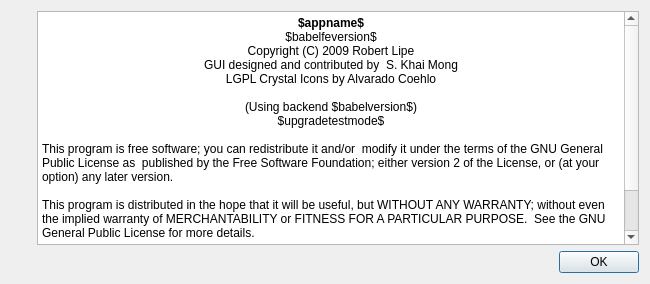
<?xml version="1.0" encoding="UTF-8"?>
<ui version="4.0">
 <class>AboutDlg</class>
 <widget class="QDialog" name="AboutDlg">
  <property name="geometry">
   <rect>
    <x>0</x>
    <y>0</y>
    <width>650</width>
    <height>284</height>
   </rect>
  </property>
  <property name="windowTitle">
   <string>About GPSBabel</string>
  </property>
  <layout class="QVBoxLayout" name="verticalLayout">
   <item>
    <layout class="QHBoxLayout" name="horizontalLayout">
     <item>
      <layout class="QGridLayout" name="gridLayout">
       <item row="0" column="0">
        <spacer name="verticalSpacer">
         <property name="orientation">
          <enum>Qt::Vertical</enum>
         </property>
         <property name="sizeHint" stdset="0">
          <size>
           <width>20</width>
           <height>40</height>
          </size>
         </property>
        </spacer>
       </item>
       <item row="1" column="0">
        <widget class="QLabel" name="label">
         <property name="maximumSize">
          <size>
           <width>100</width>
           <height>100</height>
          </size>
         </property>
         <property name="text">
          <string/>
         </property>
         <property name="pixmap">
          <pixmap resource="app.qrc">:/images/appicon.png</pixmap>
         </property>
         <property name="scaledContents">
          <bool>true</bool>
         </property>
        </widget>
       </item>
       <item row="2" column="0">
        <spacer name="verticalSpacer_2">
         <property name="orientation">
          <enum>Qt::Vertical</enum>
         </property>
         <property name="sizeHint" stdset="0">
          <size>
           <width>20</width>
           <height>40</height>
          </size>
         </property>
        </spacer>
       </item>
      </layout>
     </item>
     <item>
      <widget class="QTextEdit" name="textEdit">
       <property name="readOnly">
        <bool>true</bool>
       </property>
       <property name="html">
        <string>&lt;!DOCTYPE HTML PUBLIC &quot;-//W3C//DTD HTML 4.0//EN&quot; &quot;http://www.w3.org/TR/REC-html40/strict.dtd&quot;&gt;
&lt;html&gt;&lt;head&gt;&lt;meta name=&quot;qrichtext&quot; content=&quot;1&quot; /&gt;&lt;style type=&quot;text/css&quot;&gt;
p, li { white-space: pre-wrap; }
&lt;/style&gt;&lt;/head&gt;&lt;body style=&quot; font-family:'Lucida Grande'; font-size:13pt; font-weight:400; font-style:normal;&quot;&gt;
&lt;p align=&quot;center&quot; style=&quot; margin-top:0px; margin-bottom:0px; margin-left:0px; margin-right:0px; -qt-block-indent:0; text-indent:0px;&quot;&gt;&lt;span style=&quot; font-family:'DejaVu Sans'; font-size:9pt; font-weight:600;&quot;&gt;$appname$&lt;/span&gt;&lt;/p&gt;
&lt;p align=&quot;center&quot; style=&quot; margin-top:0px; margin-bottom:0px; margin-left:0px; margin-right:0px; -qt-block-indent:0; text-indent:0px;&quot;&gt;&lt;span style=&quot; font-family:'DejaVu Sans'; font-size:9pt;&quot;&gt;$babelfeversion$&lt;/span&gt;&lt;/p&gt;
&lt;p align=&quot;center&quot; style=&quot; margin-top:0px; margin-bottom:0px; margin-left:0px; margin-right:0px; -qt-block-indent:0; text-indent:0px;&quot;&gt;&lt;span style=&quot; font-family:'DejaVu Sans'; font-size:9pt;&quot;&gt;Copyright (C) 2009 Robert Lipe&lt;/span&gt;&lt;/p&gt;
&lt;p align=&quot;center&quot; style=&quot; margin-top:0px; margin-bottom:0px; margin-left:0px; margin-right:0px; -qt-block-indent:0; text-indent:0px;&quot;&gt;&lt;span style=&quot; font-family:'DejaVu Sans'; font-size:9pt;&quot;&gt;GUI designed and contributed by  S. Khai Mong&lt;/span&gt;&lt;/p&gt;
&lt;p align=&quot;center&quot; style=&quot; margin-top:0px; margin-bottom:0px; margin-left:0px; margin-right:0px; -qt-block-indent:0; text-indent:0px;&quot;&gt;&lt;span style=&quot; font-family:'DejaVu Sans'; font-size:9pt;&quot;&gt;LGPL Crystal Icons by Alvarado Coehlo&lt;/span&gt;&lt;/p&gt;
&lt;p align=&quot;center&quot; style=&quot;-qt-paragraph-type:empty; margin-top:0px; margin-bottom:0px; margin-left:0px; margin-right:0px; -qt-block-indent:0; text-indent:0px; font-family:'DejaVu Sans'; font-size:9pt;&quot;&gt;&lt;/p&gt;
&lt;p align=&quot;center&quot; style=&quot; margin-top:0px; margin-bottom:0px; margin-left:0px; margin-right:0px; -qt-block-indent:0; text-indent:0px;&quot;&gt;&lt;span style=&quot; font-family:'DejaVu Sans'; font-size:9pt;&quot;&gt;(Using backend $babelversion$)&lt;/span&gt;&lt;/p&gt;
&lt;p align=&quot;center&quot; style=&quot; margin-top:0px; margin-bottom:0px; margin-left:0px; margin-right:0px; -qt-block-indent:0; text-indent:0px;&quot;&gt;&lt;span style=&quot; font-family:'DejaVu Sans'; font-size:9pt;&quot;&gt;$upgradetestmode$&lt;/span&gt;&lt;/p&gt;
&lt;p align=&quot;center&quot; style=&quot;-qt-paragraph-type:empty; margin-top:0px; margin-bottom:0px; margin-left:0px; margin-right:0px; -qt-block-indent:0; text-indent:0px; font-family:'DejaVu Sans'; font-size:9pt;&quot;&gt;&lt;/p&gt;
&lt;p style=&quot; margin-top:0px; margin-bottom:0px; margin-left:0px; margin-right:0px; -qt-block-indent:0; text-indent:0px;&quot;&gt;&lt;span style=&quot; font-family:'DejaVu Sans'; font-size:9pt;&quot;&gt;This program is free software; you can redistribute it and/or  modify it under the terms of the GNU General Public License as  published by the Free Software Foundation; either version 2 of the License, or (at your option) any later version.&lt;/span&gt;&lt;/p&gt;
&lt;p style=&quot;-qt-paragraph-type:empty; margin-top:0px; margin-bottom:0px; margin-left:0px; margin-right:0px; -qt-block-indent:0; text-indent:0px; font-family:'DejaVu Sans'; font-size:9pt;&quot;&gt;&lt;/p&gt;
&lt;p style=&quot; margin-top:0px; margin-bottom:0px; margin-left:0px; margin-right:0px; -qt-block-indent:0; text-indent:0px;&quot;&gt;&lt;span style=&quot; font-family:'DejaVu Sans'; font-size:9pt;&quot;&gt;This program is distributed in the hope that it will be useful, but WITHOUT ANY WARRANTY; without even the implied warranty of MERCHANTABILITY or FITNESS FOR A PARTICULAR PURPOSE.  See the GNU General Public License for more details.&lt;/span&gt;&lt;/p&gt;
&lt;p style=&quot;-qt-paragraph-type:empty; margin-top:0px; margin-bottom:0px; margin-left:0px; margin-right:0px; -qt-block-indent:0; text-indent:0px; font-family:'DejaVu Sans'; font-size:9pt;&quot;&gt;&lt;/p&gt;
&lt;p style=&quot; margin-top:0px; margin-bottom:0px; margin-left:0px; margin-right:0px; -qt-block-indent:0; text-indent:0px;&quot;&gt;&lt;span style=&quot; font-family:'DejaVu Sans'; font-size:9pt;&quot;&gt;You should have received a copy of the GNU General Public License along with this program; if not, write to the Free Software Foundation, Inc., 59 Temple Place - Suite 330, Boston, MA 02111 USA&lt;/span&gt;&lt;/p&gt;
&lt;p style=&quot;-qt-paragraph-type:empty; margin-top:0px; margin-bottom:0px; margin-left:0px; margin-right:0px; -qt-block-indent:0; text-indent:0px; font-family:'DejaVu Sans'; font-size:9pt;&quot;&gt;&lt;/p&gt;&lt;/body&gt;&lt;/html&gt;</string>
       </property>
      </widget>
     </item>
    </layout>
   </item>
   <item>
    <widget class="QDialogButtonBox" name="buttonBox">
     <property name="orientation">
      <enum>Qt::Horizontal</enum>
     </property>
     <property name="standardButtons">
      <set>QDialogButtonBox::Ok</set>
     </property>
    </widget>
   </item>
  </layout>
 </widget>
 <resources>
  <include location="app.qrc"/>
 </resources>
 <connections>
  <connection>
   <sender>buttonBox</sender>
   <signal>accepted()</signal>
   <receiver>AboutDlg</receiver>
   <slot>accept()</slot>
   <hints>
    <hint type="sourcelabel">
     <x>248</x>
     <y>254</y>
    </hint>
    <hint type="destinationlabel">
     <x>157</x>
     <y>274</y>
    </hint>
   </hints>
  </connection>
  <connection>
   <sender>buttonBox</sender>
   <signal>rejected()</signal>
   <receiver>AboutDlg</receiver>
   <slot>reject()</slot>
   <hints>
    <hint type="sourcelabel">
     <x>316</x>
     <y>260</y>
    </hint>
    <hint type="destinationlabel">
     <x>286</x>
     <y>274</y>
    </hint>
   </hints>
  </connection>
 </connections>
</ui>
